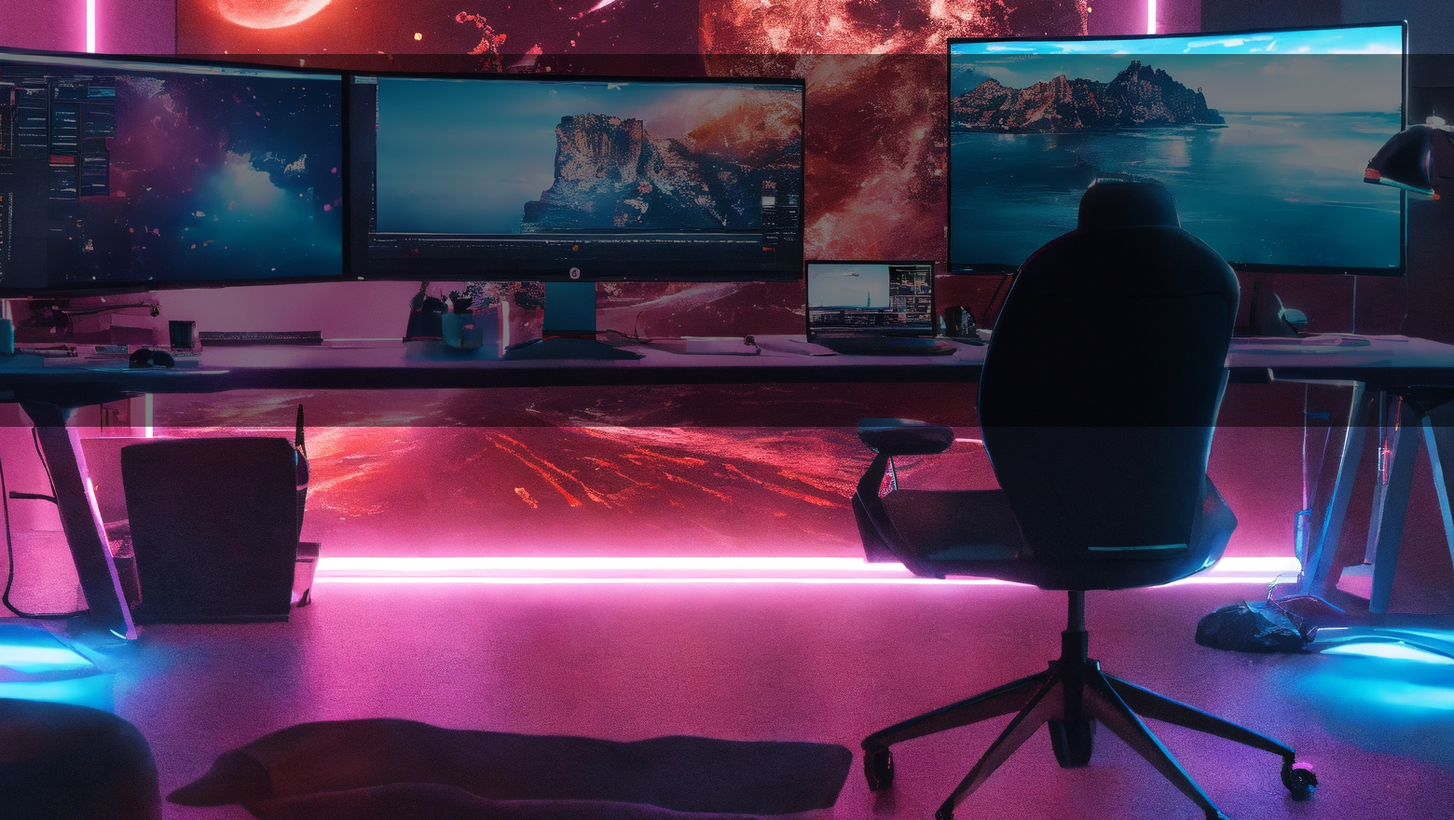
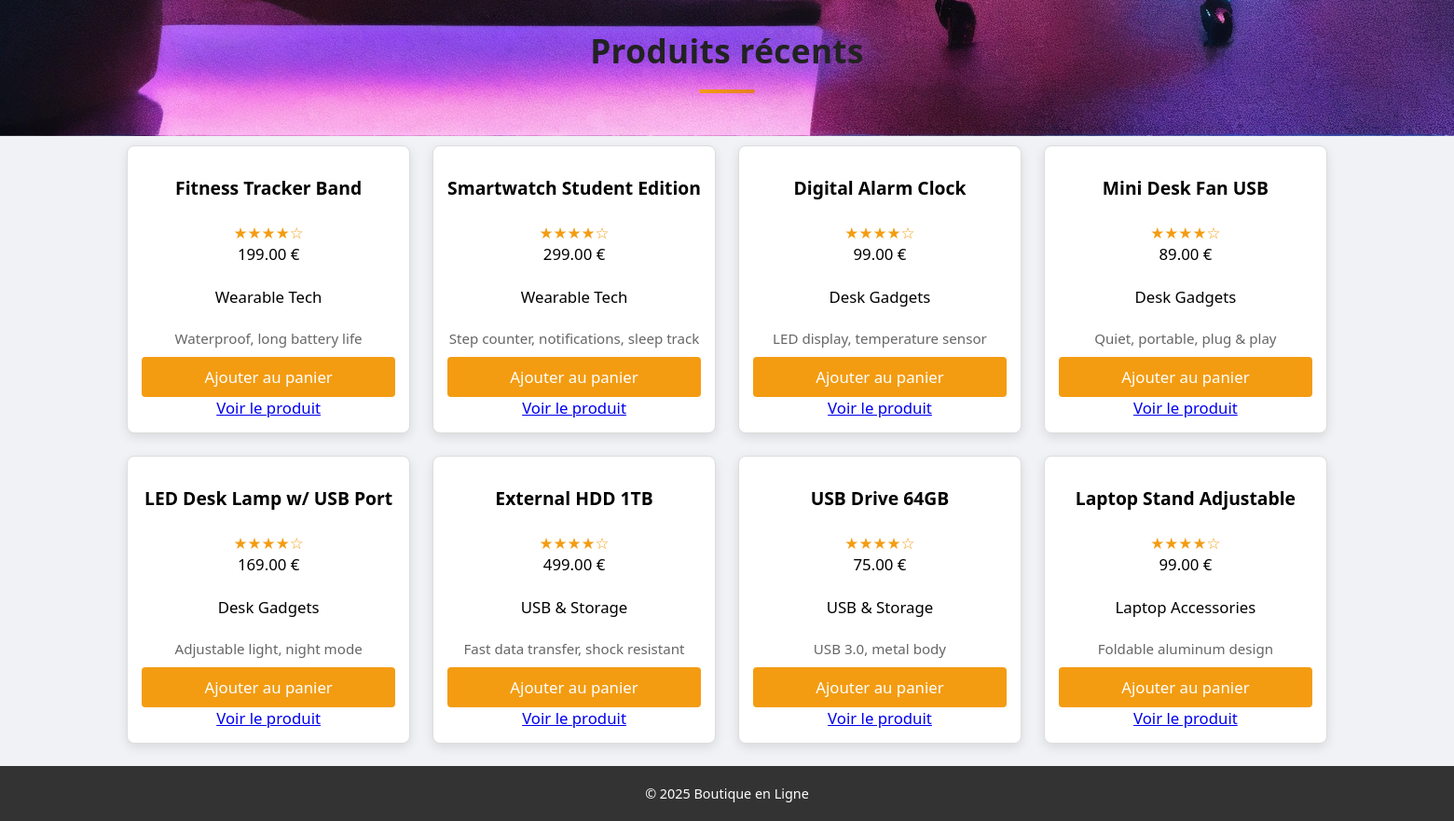
The app's page /.history/index_20250507142517.php with its own data (2 pictures, top to bottom).
### tables this page shows
CREATE TABLE IF NOT EXISTS produits (
    id INT AUTO_INCREMENT PRIMARY KEY,
    nom VARCHAR(100),
    description TEXT,
    prix DECIMAL(10,2),
    categorie VARCHAR(50),
    image VARCHAR(255),
    stock INT DEFAULT 0
);

### .history/index_20250507142517.php (the view, shortened to what this page needs)
<?php
require_once 'includes/db.php';
include 'includes/header.php';
$products = $pdo->query('SELECT * FROM produits ORDER BY id DESC LIMIT 8')->fetchAll();
$categories = $pdo->query("SELECT DISTINCT categorie FROM produits WHERE categorie IS NOT NULL AND categorie != ''")->fetchAll(PDO::FETCH_COLUMN);
?>
<div class="hero-section">
    <img src="assets/images/landingpage.webp" alt="Boutique en Ligne" class="hero-bg-img">
    <div class="hero-overlay"></div>
</div>
<?php if (!empty($categories)) : ?>
<div class="category-filters">
    <?php foreach ($categories as $cat) : ?>
        <a href="search.php?category=<?= urlencode($cat) ?>" class="category-card"><?= htmlspecialchars($cat) ?></a>
    <?php endforeach; ?>
</div>
<?php endif; ?>
<h2 class="recent-products-title">Produits récents</h2>
<?php if (count($products) === 0) : ?>
    <p class="no-products">Aucun produit disponible.</p>
<?php else : ?>
    <div class="product-listing">
    <?php foreach ($products as $prod) : ?>
        <div class="product-card">
            <strong><?= htmlspecialchars($prod['nom']) ?></strong><br>
            <div class="product-rating">★★★★☆</div>
            <span><?= number_format($prod['prix'], 2) ?> €</span><br>
            <span><?= htmlspecialchars($prod['categorie']) ?></span><br>
            <div class="product-desc">
                <?= htmlspecialchars(mb_strimwidth($prod['description'], 0, 80, '...')) ?>
            </div>
            <a href="cart.php?add=<?= $prod['id'] ?>" class="add-to-cart-btn">Ajouter au panier</a>
            <a href="product.php?id=<?= $prod['id'] ?>" class="product-details-btn">Voir le produit</a>
        </div>
    <?php endforeach; ?>
    </div>
<?php endif; ?>
<?php include 'includes/footer.php'; ?>

### assets/css/style.css (style rules this page uses)
html, body { height: 100%; }
body { min-height: 100vh; display: flex; flex-direction: column; font-family: 'Segoe UI', sans-serif; background-color: #f0f5f3; }
* { margin: 0; padding: 0; box-sizing: border-box; }
body { font-family: 'Segoe UI', sans-serif; background-color: #f0f5f3; }
.hero-section { position: relative; background-image: url('assets/images/landingpage.webp'); background-size: cover; background-position: center; height: 400px; color: white; display: flex; justify-content: center; align-items: center; text-align: center; }
.hero-overlay { position: absolute; top: 0; left: 0; width: 100%; height: 100%; background: rgba(0, 0, 0, 0.5); }
.category-filters { background: linear-gradient(135deg, #f8fafc 60%, #f0f2f5 100%); width: 100%; max-width: 1200px; margin: 40px auto; text-align: center; display: flex; flex-direction: column; align-items: center; }
.category-card { display: flex; flex-direction: column; align-items: center; padding: 15px; border-radius: 8px; background-color: #f8f8f8; transition: transform 0.3s, background-color 0.3s; text-decoration: none; color: #333; box-sizing: border-box; max-width: 180px; box-shadow: 0 4px 24px rgba(44,62,80,0.08); }
.product-listing { display: grid; grid-template-columns: repeat(4, 1fr); gap: 24px; padding: 24px; max-width: 1400px; margin: 0 auto; align-items: stretch; }
.product-card { display: flex; flex-direction: column; justify-content: space-between; height: 100%; background-color: white; padding: 20px; border-radius: 10px; box-shadow: 0 4px 24px rgba(44,62,80,0.08); transition: transform 0.3s, box-shadow 0.3s; font-size: 1.05em; }
.product-card strong { font-size: 1.15em; }
.product-rating { font-size: 1em; color: #f39c12; }
.product-desc { font-size: 0.9em; color: #666; margin-bottom: 10px; }
.product-card { background-color: #fff; padding: 15px; border: 1px solid #ddd; border-radius: 8px; box-shadow: 0 4px 12px rgba(0, 0, 0, 0.1); text-align: center; transition: all 0.3s ease; }
.add-to-cart-btn { padding: 10px 20px; background-color: #f39c12; color: white; border: none; border-radius: 4px; text-decoration: none; cursor: pointer; }
.recent-products-title { text-align: center; font-size: 2.2rem; font-weight: 700; margin: 48px 0 32px 0; color: #222; letter-spacing: 0.01em; position: relative; }
.recent-products-title::after { content: ''; display: block; width: 60px; height: 4px; background: linear-gradient(90deg, #f39c12 0%, #e67e22 100%); border-radius: 2px; margin: 18px auto 0 auto; }
.category-filters { background: #fff; border-radius: 18px; box-shadow: 0 2px 16px rgba(44,62,80,0.04); padding: 32px 0 40px 0; margin-bottom: 32px; }

### includes/header.php (style rules this page uses)
* { margin: 0; padding: 0; box-sizing: border-box; }
body { font-family: 'Segoe UI', sans-serif; background-color: #f0f2f5; }

### records on screen
produits: nom "Fitness Tracker Band", prix "199.00", categorie "Wearable Tech", description "Waterproof, long battery life"
produits: nom "Smartwatch Student Edition", prix "299.00", categorie "Wearable Tech", description "Step counter, notifications, sleep track"
produits: nom "Digital Alarm Clock", prix "99.00", categorie "Desk Gadgets", description "LED display, temperature sensor"
produits: nom "Mini Desk Fan USB", prix "89.00", categorie "Desk Gadgets", description "Quiet, portable, plug & play"
produits: nom "LED Desk Lamp w/ USB Port", prix "169.00", categorie "Desk Gadgets", description "Adjustable light, night mode"
produits: nom "External HDD 1TB", prix "499.00", categorie "USB & Storage", description "Fast data transfer, shock resistant"
produits: nom "USB Drive 64GB", prix "75.00", categorie "USB & Storage", description "USB 3.0, metal body"
produits: nom "Laptop Stand Adjustable", prix "99.00", categorie "Laptop Accessories", description "Foldable aluminum design"
